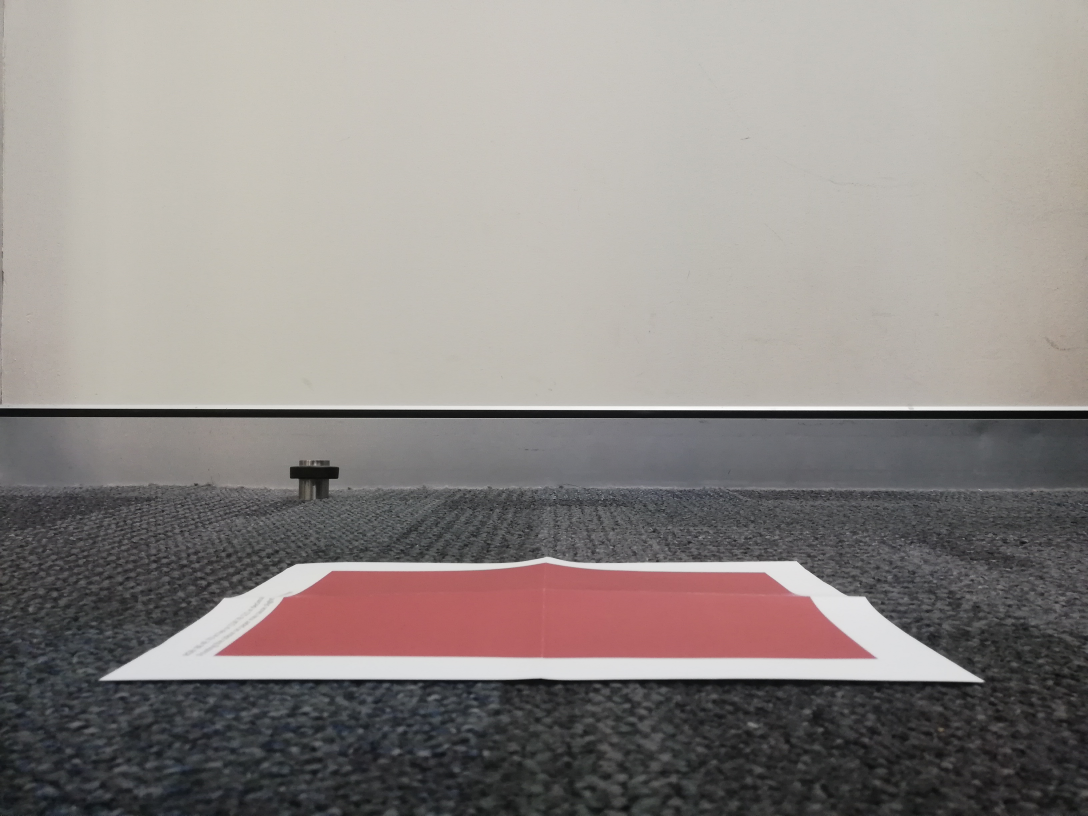
#> input picture example_code/from_zac_apelt/IMG_20240616_144315.jpg, 3264 x 2448 px (shown at 1/3 size)
$ python perstransform.py
#> lines starting #> are read from the running program, lines starting #| are printed output that depends on the picture
import numpy as np
import cv2
pts1 = np.float32([[226,688],[919,691],[802,601],[347,600]]) #pixels
pts2 = np.float32([[-0.123,0.300],[0.123,0.300],[0.123,0.461],[-0.123,0.461]]) #meters

matrix = cv2.getPerspectiveTransform(pts1, pts2)

image = cv2.imread("./example_code/from_zac_apelt/IMG_20240616_144315.jpg")
#> image is the input picture: shape (2448, 3264, 3); mean B, G, R 134.5, 137.4, 143.6
image = cv2.resize(image,(0,0),fx=0.35,fy=0.35)
#> image: shape (857, 1142, 3)

# image shape: 857, 1142
image = cv2.warpPerspective(image,matrix,(600,800))
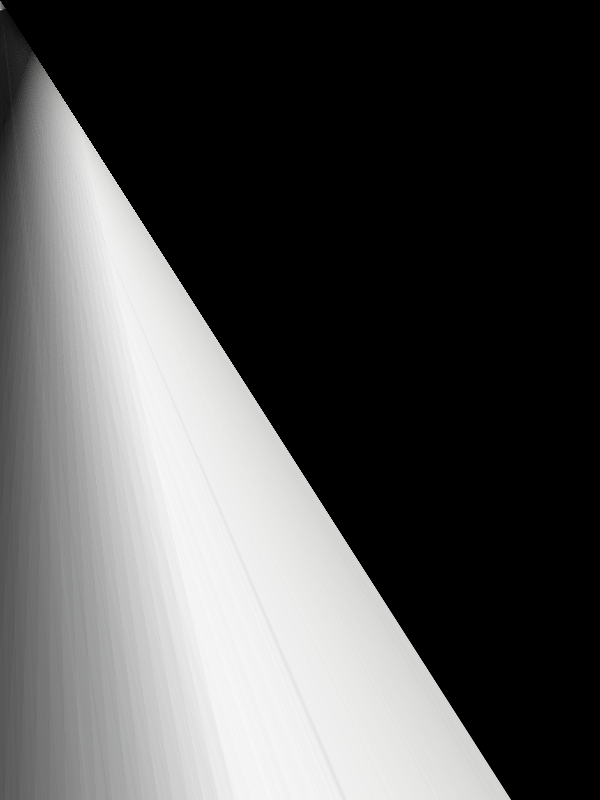
#> image: shape (800, 600, 3); mean B, G, R 81.5, 81.7, 81.7
print(matrix)

cv2.namedWindow('Image')
cv2.imshow('Image', image)

cv2.waitKey(0)
